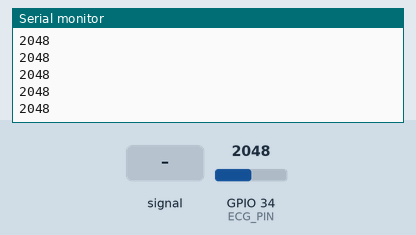
This sketch was run on a simulated ESP32. Shown: the last lines printed to the serial monitor. Inputs (shaded band) come from the test bench; at power-on: GPIO 34 (ECG_PIN) = 2048.

Above: at 1.2 s.
1.3 s: GPIO 34 (ECG_PIN) fed a 200 Hz sine of ±327 counts around its level
At 1.31 s:
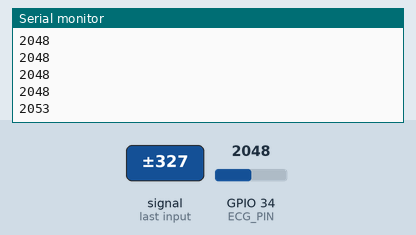
2.8 s: GPIO 34 (ECG_PIN) set to 2866
At 2.81 s:
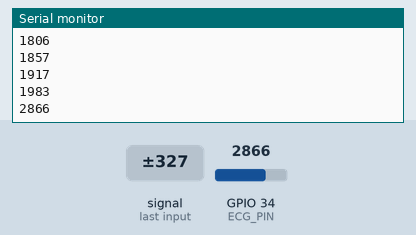
4.3 s: GPIO 34 (ECG_PIN) fed a 1000 Hz sine of ±1023 counts around its level
At 4.31 s:
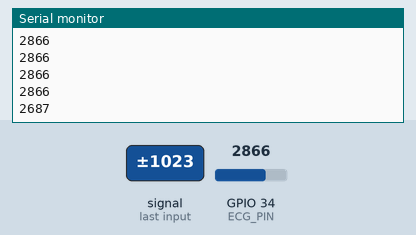
5.8 s: GPIO 34 (ECG_PIN) set to 3603
At 5.81 s:
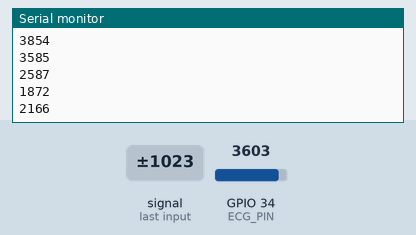
Timing chart, 0 to 8.3 s (numbered marks = the images above; inputs shaded):
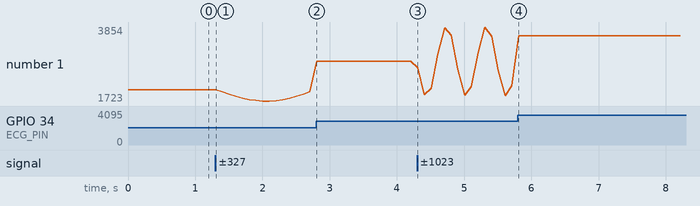

Measured:
- after the input at 1.3 s, the serial monitor: prints a new line at once (image 1)
- after the input at 2.8 s, the serial monitor: prints a new line at once (image 2)
- after the input at 4.3 s, the serial monitor: prints a new line at once (image 3)
- plotted number 1: 2048 → 1983 after the input at 1.3 s, 1983 → 2866 after the input at 2.8 s, 2866 → 2166 after the input at 4.3 s, 2166 → 3603 after the input at 5.8 s

The sketch:

ecgWithOutLeadsConnectionDetection_copy_20241124221622.ino
```cpp
#define ECG_PIN 34 // Analog pin connected to AD8232 OUTPUT (use your chosen ADC pin)

void setup() {
  Serial.begin(115200); // Start the Serial Monitor at 115200 baud
  pinMode(ECG_PIN, INPUT); // Set ECG_PIN as an input
  Serial.println("AD8232 ECG Monitor Initialized");
}

void loop() {
  int ecgValue = analogRead(ECG_PIN); // Read analog signal from AD8232
  Serial.println(ecgValue); // Print the raw value to the Serial Monitor
  delay(100); // Small delay for smoother readings
}
```
